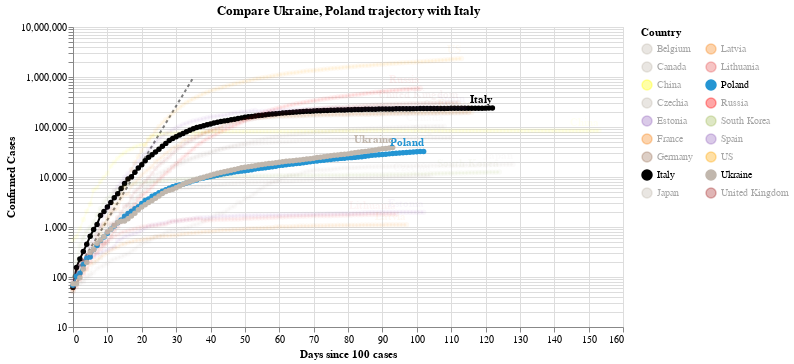

Notebook code cell kept with this figure:
### Code cell
#hide_input
chart2 = make_since_chart(dff2, ['Ukraine', 'Poland'], baseline_countries)
chart2

### Figure 1 — Vega-Lite specification as saved in the notebook (floating-point values rounded to 4 significant figures; data arrays with more than 128 entries replaced by an {"elided": "..."} marker saying what was removed)
{"config": {"view": {"continuousWidth": 400, "continuousHeight": 300}}, "layer": [{"data": {"name": "data-628230001892d6798b50651be41d1b3e"}, "mark": {"type": "line", "color": "black", "opacity": 0.5, "strokeDash": [3, 3]}, "encoding": {"x": {"type": "quantitative", "field": "Days since 100 cases"}, "y": {"type": "quantitative", "field": "Confirmed Cases"}}}, {"data": {"name": "data-2ec6bc0c8d6f9714aa84da3bf150209a"}, "mark": {"type": "line", "point": true}, "encoding": {"color": {"type": "nominal", "field": "Country", "legend": {"columns": 2}, "scale": {"domain": ["Belgium", "Canada", "China", "Czechia", "Estonia", "France", "Germany", "Italy", "Japan", "Latvia", "Lithuania", "Poland", "Russia", "South Korea", "Spain", "US", "Ukraine", "United Kingdom"], "range": ["#C1B7AD", "#C1B7AD", "yellow", "#C1B7AD", "#9467bd", "#F58518", "#9D755D", "black", "#C1B7AD", "#F58518", "#E45756", "#2495D3", "red", "#A1BA59", "#9467bd", "orange", "#C1B7AD", "brown"]}}, "opacity": {"condition": {"value": 1, "selection": "selector003"}, "value": 0.05}, "tooltip": [{"type": "nominal", "field": "Country"}, {"type": "temporal", "field": "Date"}, {"type": "quantitative", "field": "Confirmed Cases"}, {"type": "quantitative", "field": "Days since 100 cases"}], "x": {"type": "quantitative", "field": "Days since 100 cases"}, "y": {"type": "quantitative", "field": "Confirmed Cases", "scale": {"type": "log"}}}, "selection": {"selector003": {"type": "multi", "fields": ["Country"], "bind": "legend", "init": [{"Country": "Ukraine"}, {"Country": "Poland"}, {"Country": "Italy"}]}}, "width": 550}, {"data": {"name": "data-2ec6bc0c8d6f9714aa84da3bf150209a"}, "mark": {"type": "text", "align": "right", "dy": -8, "fontWeight": "bold"}, "encoding": {"color": {"type": "nominal", "field": "Country", "legend": {"columns": 2}, "scale": {"domain": ["Belgium", "Canada", "China", "Czechia", "Estonia", "France", "Germany", "Italy", "Japan", "Latvia", "Lithuania", "Poland", "Russia", "South Korea", "Spain", "US", "Ukraine", "United Kingdom"], "range": ["#C1B7AD", "#C1B7AD", "yellow", "#C1B7AD", "#9467bd", "#F58518", "#9D755D", "black", "#C1B7AD", "#F58518", "#E45756", "#2495D3", "red", "#A1BA59", "#9467bd", "orange", "#C1B7AD", "brown"]}}, "opacity": {"condition": {"value": 1, "selection": "selector003"}, "value": 0.05}, "text": {"type": "nominal", "field": "Country"}, "tooltip": [{"type": "nominal", "field": "Country"}, {"type": "temporal", "field": "Date"}, {"type": "quantitative", "field": "Confirmed Cases"}, {"type": "quantitative", "field": "Days since 100 cases"}], "x": {"type": "quantitative", "field": "Days since 100 cases"}, "y": {"type": "quantitative", "field": "Confirmed Cases", "scale": {"type": "log"}}}, "transform": [{"filter": "(datum['Date'] >= 1592870400000)"}], "width": 550}], "title": "Compare Ukraine, Poland trajectory with Italy", "$schema": "https://vega.github.io/schema/vega-lite/v4.0.2.json", "datasets": {"data-628230001892d6798b50651be41d1b3e": [{"Days since 100 cases": 0, "Confirmed Cases": 100.0}, {"Days since 100 cases": 1, "Confirmed Cases": 130.0}, {"Days since 100 cases": 2, "Confirmed Cases": 169.0}, {"Days since 100 cases": 3, "Confirmed Cases": 219.7}, {"Days since 100 cases": 4, "Confirmed Cases": 285.6}, {"Days since 100 cases": 5, "Confirmed Cases": 371.3}, {"Days since 100 cases": 6, "Confirmed Cases": 482.7}, {"Days since 100 cases": 7, "Confirmed Cases": 627.5}, {"Days since 100 cases": 8, "Confirmed Cases": 815.7}, {"Days since 100 cases": 9, "Confirmed Cases": 1060.0}, {"Days since 100 cases": 10, "Confirmed Cases": 1379.0}, {"Days since 100 cases": 11, "Confirmed Cases": 1792.0}, {"Days since 100 cases": 12, "Confirmed Cases": 2330.0}, {"Days since 100 cases": 13, "Confirmed Cases": 3029.0}, {"Days since 100 cases": 14, "Confirmed Cases": 3937.0}, {"Days since 100 cases": 15, "Confirmed Cases": 5119.0}, {"Days since 100 cases": 16, "Confirmed Cases": 6654.0}, {"Days since 100 cases": 17, "Confirmed Cases": 8650.0}, {"Days since 100 cases": 18, "Confirmed Cases": 11250.0}, {"Days since 100 cases": 19, "Confirmed Cases": 14620.0}, {"Days since 100 cases": 20, "Confirmed Cases": 19000.0}, {"Days since 100 cases": 21, "Confirmed Cases": 24710.0}, {"Days since 100 cases": 22, "Confirmed Cases": 32120.0}, {"Days since 100 cases": 23, "Confirmed Cases": 41750.0}, {"Days since 100 cases": 24, "Confirmed Cases": 54280.0}, {"Days since 100 cases": 25, "Confirmed Cases": 70560.0}, {"Days since 100 cases": 26, "Confirmed Cases": 91730.0}, {"Days since 100 cases": 27, "Confirmed Cases": 119300.0}, {"Days since 100 cases": 28, "Confirmed Cases": 155000.0}, {"Days since 100 cases": 29, "Confirmed Cases": 201500.0}, {"Days since 100 cases": 30, "Confirmed Cases": 262000.0}, {"Days since 100 cases": 31, "Confirmed Cases": 340600.0}, {"Days since 100 cases": 32, "Confirmed Cases": 442800.0}, {"Days since 100 cases": 33, "Confirmed Cases": 575600.0}, {"Days since 100 cases": 34, "Confirmed Cases": 748300.0}, {"Days since 100 cases": 35, "Confirmed Cases": 972800.0}], "data-2ec6bc0c8d6f9714aa84da3bf150209a": {"elided": "2026 records"}}}
